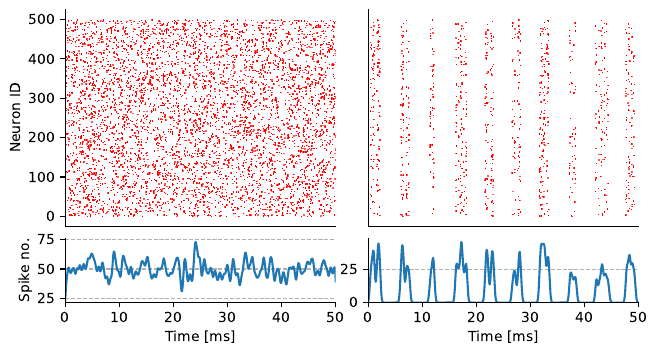

Here is the Python script that generated this plot:
import numpy as np
import matplotlib.pyplot as plt
from matplotlib.gridspec import GridSpec
import scipy.signal as scpsig


# custom masters utils
import utils.plotter as pf

fig = plt.figure(figsize=(7.4, 3.8))
gs = GridSpec(4, 2) # (nrows, ncols)
gs.update(wspace = 0.12, hspace = 0.2)

Time = 50 # ms
Dt = 0.1 # ms
Nt = int(Time/Dt) + 1
Nn = 500
timespace = np.linspace(0, Time, Nt)

def gaussian_convolution(signal):
    gaussian_width_ms = 0.3 #ms
    gaussian_sizes_ms = gaussian_width_ms * 10 + 1
    gaussian_width = int(gaussian_width_ms/Dt)
    gaussian_sizes = int(gaussian_sizes_ms/Dt)

    gauss_kernel = scpsig.gaussian(gaussian_sizes, std=gaussian_width)
    transformed_firing_rate = np.convolve(signal, gauss_kernel, 'same')
    return transformed_firing_rate

############### Construct the first spike raster example
spikes = np.random.exponential(scale=5, size=(Nn,Nt))
neuron, timesteps = spikes.shape
for t in range(timesteps-1):
    spikes[:, t+1] += spikes[:, t]

tS = []
tG = []
for i in range(neuron):
    for j in spikes[i]:
        if j < Time:
            tS.append(j)
            tG.append(i)

# total spikes per time
delta_signal, _ = np.histogram(tS,bins=Nt,range=(0, Time))
delta_signal = gaussian_convolution(delta_signal)

ax = fig.add_subplot(gs[:3,0])
ax.plot(tS, tG, "r,")
ax.set_xlim(0, Time)
pf.remove_axis_junk(ax, lines=['right', 'top'])
ax.set_ylabel("Neuron ID")
ax.set_xticks([])

ax = fig.add_subplot(gs[3,0])
ax.set_ylabel("Spike no.")
pf.remove_axis_junk(ax, lines=['right', 'top'])
ax.plot(timespace, delta_signal)
ax.set_xlim(0, Time)
ax.set_xlabel("Time [ms]")
ax.grid(axis="y", linestyle="--")

############### Construct the second spike raster example
spikes = np.random.exponential(scale=5, size=(Nn,Nt))
neuron, timesteps = spikes.shape
for t in range(timesteps-1):
    spikes[:, t+1] += spikes[:, t]

tS = []
tG = []
for i in range(neuron):
    for j in spikes[i]:
        if j < Time:
            tS.append(j)
            tG.append(i)

# create a sin signal of synchronicity
sync = np.sin(1.2*timespace)
keeptimes = timespace[np.random.rand(Nt) < sync]
tS_ = []
tG_ = []
for time, gid in zip(tS, tG):
    # round to nearest 0.2 and see if it is in keeptimes
    if round(0.2*np.floor(round(time / 0.2,2)),1) in keeptimes:
        tS_.append(time)
        tG_.append(gid)


delta_signal, _ = np.histogram(tS_,bins=Nt,range=(0, Time))
delta_signal = gaussian_convolution(delta_signal)

ax = fig.add_subplot(gs[:3,1])
ax.plot(tS_, tG_, "r,")
ax.set_xlim(0, Time)
pf.remove_axis_junk(ax, lines=['right', 'top'])
ax.set_yticks([])
ax.set_xticks([])

ax = fig.add_subplot(gs[3,1])
pf.remove_axis_junk(ax, lines=['right', 'top'])
ax.plot(timespace, delta_signal)
ax.set_xlim(0, Time)
ax.set_xlabel("Time [ms]")
ax.grid(axis="y", linestyle="--")
ylow, yhigh = ax.get_ylim()
ax.set_ylim(0, yhigh)
# ax.set_yticks([])

fig.savefig("spike_raster_example.pdf", bbox_inches='tight')
print("spike_raster_example.pdf saved.")
plt.close(fig)

fig.savefig("spike_raster_example.pdf", bbox_inches='tight')
print("spike_raster_example.pdf saved.")
plt.close(fig)
